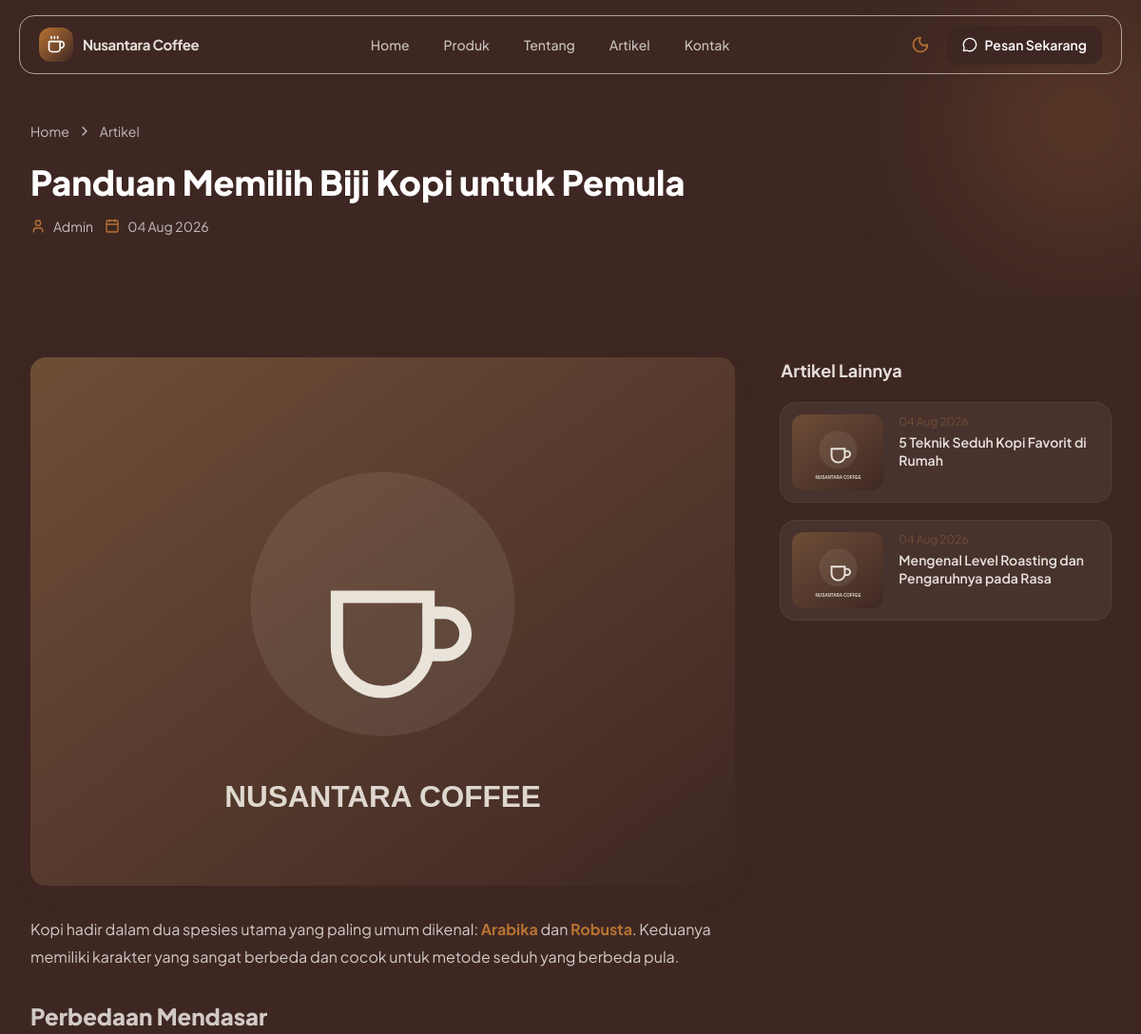
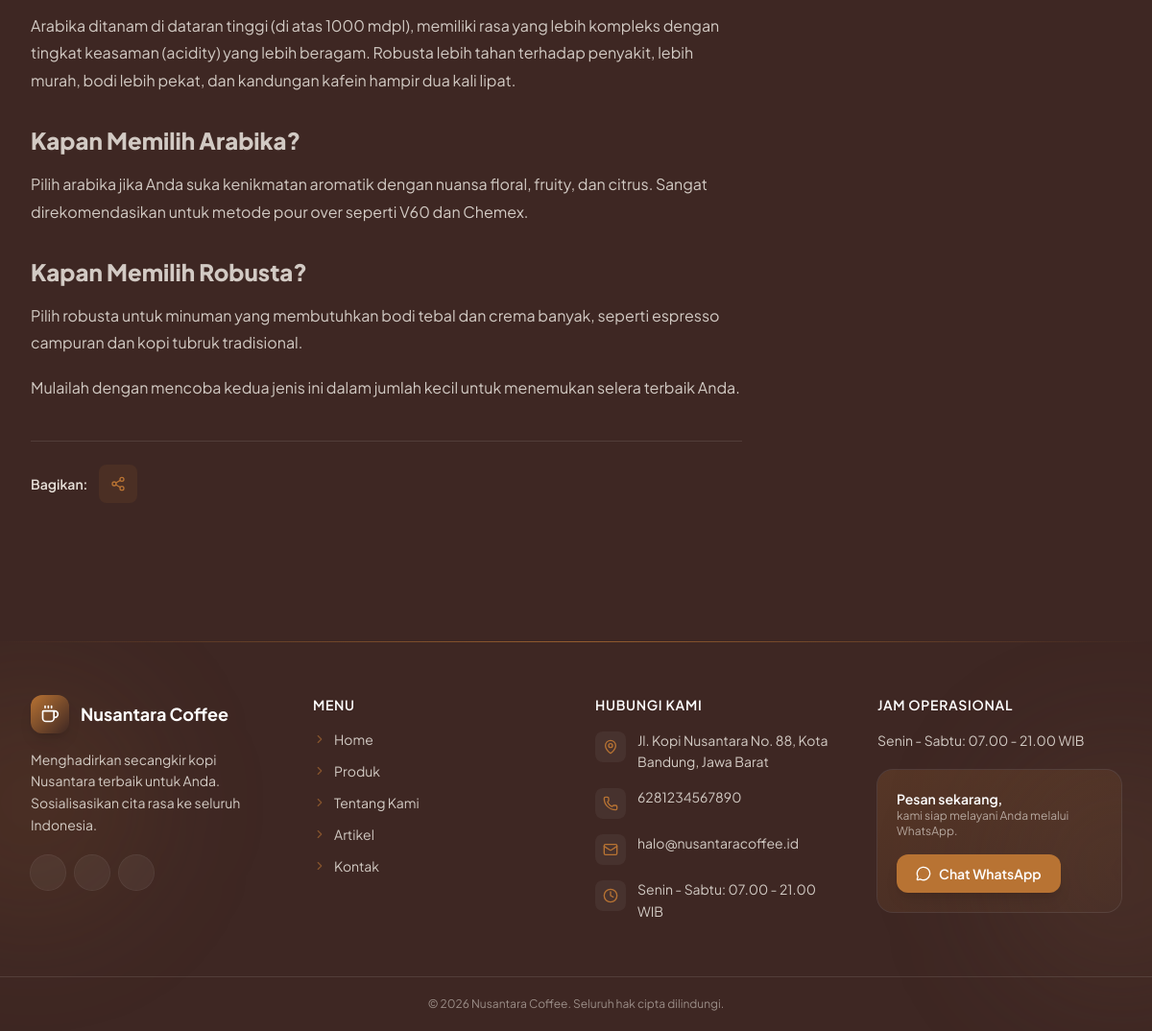
Page /index.php?page=detail-artikel&id=1 on the committed database (2 pictures, top to bottom).
### tables this page shows
CREATE TABLE `artikel` (
  `id` INT UNSIGNED AUTO_INCREMENT PRIMARY KEY,
  `judul` VARCHAR(200) NOT NULL,
  `slug` VARCHAR(220) NOT NULL UNIQUE,
  `gambar` VARCHAR(255) DEFAULT NULL,
  `ringkasan` VARCHAR(400) DEFAULT NULL,
  `isi` LONGTEXT NOT NULL,
  `penulis` VARCHAR(100) DEFAULT 'Admin',
  `created_at` TIMESTAMP DEFAULT CURRENT_TIMESTAMP
);

### index.php (called while the page is built, shortened)
<?php
require_once __DIR__ . '/includes/functions.php';
$page = get('page', 'home');
$allowed = [
    'home'          => 'pages/home.php',
    'produk'        => 'pages/produk.php',
    'detail'        => 'pages/detail-produk.php',
    'tentang'       => 'pages/tentang.php',
    'artikel'       => 'pages/artikel.php',
    'detail-artikel'=> 'pages/detail-artikel.php',
    'kontak'        => 'pages/kontak.php',
];
$pageFile = $allowed[$page];
require_once __DIR__ . '/includes/head.php';
require_once __DIR__ . '/includes/navbar.php';
require_once __DIR__ . '/' . $pageFile;
require_once __DIR__ . '/includes/footer.php';

### includes/functions.php (called while the page is built, shortened)
<?php
require_once __DIR__ . '/../config/database.php';
function e(?string $value): string {
    return htmlspecialchars((string)$value, ENT_QUOTES, 'UTF-8');
}
function format_date(?string $date, string $format = 'd M Y'): string {
    return $date ? date($format, strtotime($date)) : '-';
}
function url(string $path = ''): string {
    return BASE_URL . '/' . ltrim($path, '/');
}
function asset(string $path): string {
    return url($path);
}

### config/database.php (called while the page is built, shortened)
<?php
function db(): PDO {
    static $pdo = null;
    if ($pdo === null) {
        $dsn = 'mysql:host=' . DB_HOST . ';port=' . DB_PORT . ';dbname=' . DB_NAME . ';charset=utf8mb4';
        $options = [
            PDO::ATTR_ERRMODE            => PDO::ERRMODE_EXCEPTION,
            PDO::ATTR_DEFAULT_FETCH_MODE => PDO::FETCH_ASSOC,
            PDO::ATTR_EMULATE_PREPARES   => false,
        ];
        try {
            $pdo = new PDO($dsn, DB_USER, DB_PASS, $options);
        } catch (PDOException $e) {
            die('Koneksi database gagal: ' . htmlspecialchars($e->getMessage()));
        }
    }
    return $pdo;
}

### pages/detail-artikel.php (the view, shortened to what this page needs)
<?php
$id = (int)get('id', 0);
$stmt = db()->prepare("SELECT * FROM artikel WHERE id = :id LIMIT 1");
$stmt->execute(['id' => $id]);
$a = $stmt->fetch();
$stmt = db()->prepare("SELECT * FROM artikel WHERE id != :id ORDER BY created_at DESC LIMIT 3");
$stmt->execute(['id' => $id]);
$related = $stmt->fetchAll();
?>
<section class="relative overflow-hidden bg-espresso pb-16 pt-32 text-white">
    <div class="pointer-events-none absolute -right-16 top-0 h-64 w-64 rounded-full bg-copper/20 blur-3xl"></div>
    <div class="relative mx-auto max-w-7xl px-4 sm:px-6 lg:px-8">
        <nav class="flex flex-wrap items-center gap-2 text-sm text-white/70">
            <a href="<?= url('index.php') ?>" class="transition hover:text-copper">Home</a>
            <i data-lucide="chevron-right" class="h-4 w-4"></i>
            <a href="<?= url('index.php?page=artikel') ?>" class="transition hover:text-copper">Artikel</a>
        </nav>
        <h1 class="mt-6 max-w-3xl text-3xl font-extrabold sm:text-4xl" data-aos="fade-up"><?= e($a['judul']) ?></h1>
        <p class="mt-4 flex flex-wrap items-center gap-3 text-sm text-white/70">
            <span class="flex items-center gap-2"><i data-lucide="user" class="h-4 w-4 text-copper"></i> <?= e($a['penulis']) ?></span>
            <span class="flex items-center gap-2"><i data-lucide="calendar" class="h-4 w-4 text-copper"></i> <?= e(format_date($a['created_at'])) ?></span>
        </p>
    </div>
</section>
<section class="py-16">
    <div class="mx-auto grid max-w-7xl gap-12 px-4 sm:px-6 lg:grid-cols-3 lg:px-8">
        <article class="lg:col-span-2">
            <img src="<?= e(asset($a['gambar'] ?: 'assets/img/placeholder-coffee.svg')) ?>" alt="<?= e($a['judul']) ?>" class="w-full rounded-2xl object-cover shadow-soft" data-aos="fade-up">
            <div class="prose-custom mt-8 leading-relaxed text-espresso/80 dark:text-cream/80">
                <?= $a['isi'] ?>
            </div>
            <div class="mt-10 flex items-center gap-3 border-t border-cream pt-6 dark:border-white/10">
                <p class="text-sm font-semibold">Bagikan:</p>
                <button id="share-article" type="button" class="flex h-10 w-10 items-center justify-center rounded-lg bg-copper/10 text-copper transition hover:bg-copper hover:text-white">
                    <i data-lucide="share-2" class="h-4 w-4"></i>
                </button>
            </div>
        </article>
        <aside>
            <h3 class="text-lg font-bold">Artikel Lainnya</h3>
            <div class="mt-5 space-y-5">
                <?php foreach ($related as $r): ?>
                <a href="<?= url('index.php?page=detail-artikel&id=' . (int)$r['id']) ?>" class="group flex gap-4 rounded-2xl bg-white p-3 shadow-soft transition-all duration-300 hover:-translate-y-1 hover:shadow-xl dark:bg-white/5 dark:shadow-none dark:ring-1 dark:ring-white/10">
                    <img src="<?= e(asset($r['gambar'] ?: 'assets/img/placeholder-coffee.svg')) ?>" alt="<?= e($r['judul']) ?>" class="h-20 w-24 shrink-0 rounded-xl object-cover">
                    <div>
                        <p class="text-xs text-coffee"><?= e(format_date($r['created_at'])) ?></p>
                        <p class="mt-1 line-clamp-2 text-sm font-semibold leading-snug transition-colors group-hover:text-copper"><?= e($r['judul']) ?></p>
                    </div>
                </a>
                <?php endforeach; ?>
            </div>
        </aside>
    </div>
</section>

### assets/css/style.css (style rules this page uses)
html { scroll-behavior: smooth; }
a[href], button, [role=button], select, summary, label[for], input[type=checkbox], input[type=radio], input[type=range], input[type=file] { cursor: pointer; }
.line-clamp-2, .line-clamp-3 { display: -webkit-box; -webkit-box-orient: vertical; overflow: hidden; }
.line-clamp-2 { -webkit-line-clamp: 2; }
.prose-custom h2 { font-size: 1.5rem; font-weight: 800; margin-top: 1.75rem; margin-bottom: 0.75rem; }
.prose-custom p { margin-bottom: 1.1rem; line-height: 1.8; }
.prose-custom strong { font-weight: 700; color: #B87333; }

### rows in the picture
artikel: judul "Panduan Memilih Biji Kopi untuk Pemula", penulis "Admin", created_at "04 Aug 2026", isi "Kopi hadir dalam dua spesies utama yang paling umum dikenal: Arabika dan Robusta . Keduanya memiliki karakter yang sangat berbeda dan cocok untuk metode seduh yang berbeda pula. Perbedaan Mendasar Arabika ditanam di dataran tinggi (di atas 1000 mdpl), memiliki rasa yang lebih kompleks dengan tingkat keasaman (acidity) yang lebih beragam. Robusta lebih tahan terhadap penyakit, lebih murah, bodi lebih pekat, dan kandungan kafein hampir dua kali lipat. Kapan Memilih Arabika? Pilih arabika jika Anda suka kenikmatan aromatik dengan nuansa floral, fruity, dan citrus. Sangat direkomendasikan untuk metode pour over seperti V60 dan Chemex. Kapan Memilih Robusta? Pilih robusta untuk minuman yang…"
artikel: created_at "04 Aug 2026", judul "5 Teknik Seduh Kopi Favorit di Rumah"
artikel: created_at "04 Aug 2026", judul "Mengenal Level Roasting dan Pengaruhnya pada Rasa"

### other values in the picture
site('site_name', APP_NAME) "Nusantara Coffee"
$link[0] "Home"
$link[0] "Produk"
$link[0] "Tentang"
$link[0] "Artikel"
$link[0] "Kontak"
site('footer_teks', '') "Menghadirkan secangkir kopi Nusantara terbaik untuk Anda. Sosialisasikan cita rasa ke seluruh Indonesia."
$f[0] "Home"
$f[0] "Produk"
$f[0] "Tentang Kami"
$f[0] "Artikel"
$f[0] "Kontak"
site('alamat', '-') "Jl. Kopi Nusantara No. 88, Kota Bandung, Jawa Barat"
site('wa_number', '-') "6281234567890"
site('email', '-') "halo@nusantaracoffee.id"
